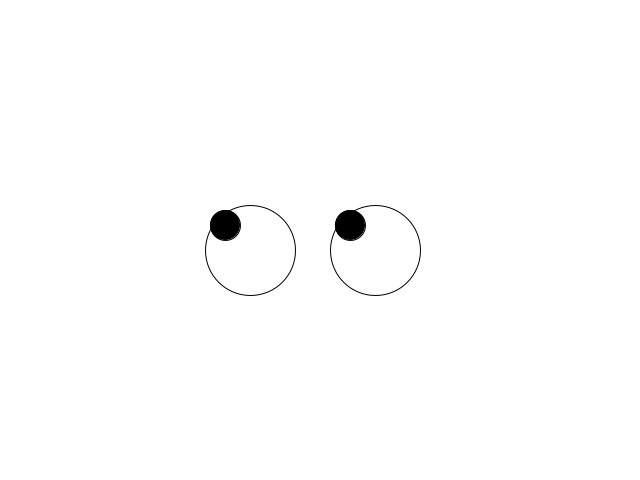
Frame 1 (no input)
Frame 60 (the mouse pressed at the canvas centre just before this capture): identical to frame 1, image omitted
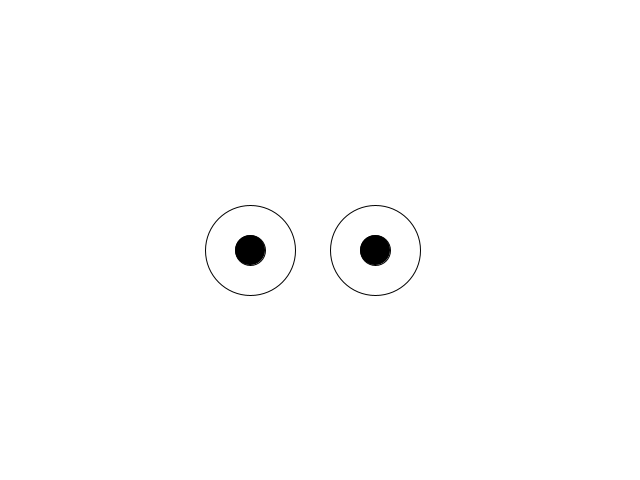
Frame 120 (the mouse held since frame 60 and released just before this capture)

The Processing sketch that drew these frames (run headless with seeded random() and noise(); from frame 60 on, the mouse is pressed at the canvas centre):

// Processing sketch: processing_186191
// ── processing_186191.pde

//Jenny Na
//DMS 11O
// EYEBALL MAP
//SOURCE: http://www.openprocessing.org/sketch/185500- created by Nick Kreuter
//source:http://www.openprocessing.org/sketch/185353-created by Tyler Ocwieja
// little bit hard to understood but I could understand through the classmates' work

int x,y;
float xIntheBox;
float yIntheBox;
int x_eye;
int y_eye;
int space;
  
void setup() {
  size(640,480);
}
 
void draw(){ 
  line(width/2,0,width/2,height);
  
  background(255);
  fill(0,0,0);

 x = mouseX;
 y = mouseY;
 x_eye = 250;
 y_eye= 250;
 space=125;
 //map(value,start1,stop1,start2,stop2)
  xIntheBox = map(x, 0, 639, x_eye-40+15, x_eye+40-15); //positions
  yIntheBox = map(y, 0, 479, y_eye-40+15, y_eye+40-15);
  ellipse(xIntheBox, yIntheBox, 30,30); // eye balls
  ellipse(xIntheBox+space,yIntheBox, 30,30);
  noFill();
  ellipse(x_eye+space,y_eye,90,90); 
  ellipse(x_eye,y_eye,90,90);
}
